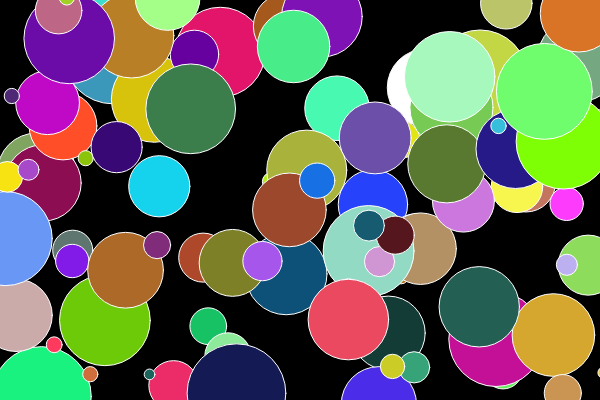
Frame 1 (no input)
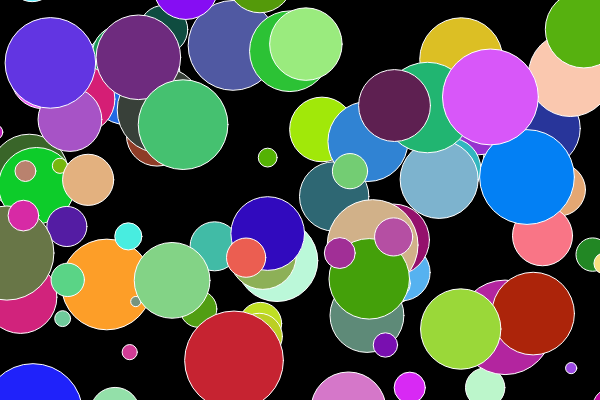
Frame 60 (no input)
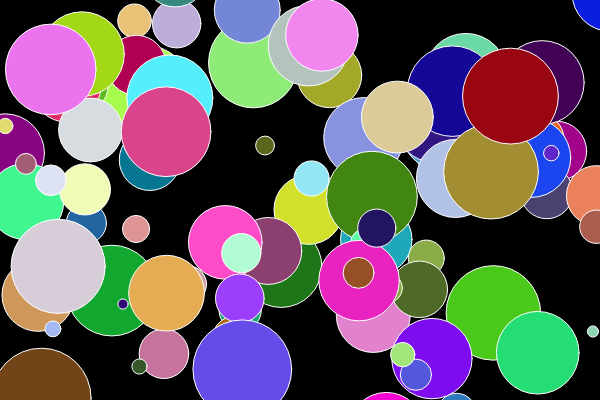
Frame 120 (the mouse pressed at the canvas centre since frame 60)

The p5.js sketch that drew these frames (run headless with seeded random() and noise() and a simulated clock; from frame 60 on, the mouse is pressed at the canvas centre):

// p5.js sketch
// ── sketch.js
var bubbles = [];
class Bubble{
	constructor(x, y ,r){
		this.x = x;
		this.y = y;
		this.r = r

	}
	move(){
		this.x += random(-5, 5);
		this.y += random(-5, 5);

	}
	show(){
		stroke(255);
		ellipse(this.x, this.y, this.r);
		fill(random(0,255), random(0,255), random(0,255));

	}
}

function setup() {
	createCanvas(600, 400);
	for (var i = 0; i < 100; i++) {
		var x = random(width);
		var y = random(height);
		var r = random(10,100)
		bubbles[i] = new Bubble(x, y, r);
	}
	//bubble = new Bubble(200, 300, 50);

}

function draw() {
	background(0);
	for (var i = 0; i < bubbles.length; i++) {
		bubbles[i].move();
		bubbles[i].show();
	}

}
